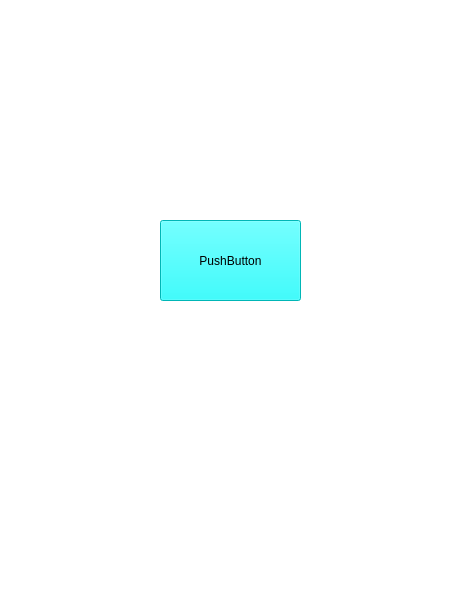
<?xml version="1.0" encoding="UTF-8"?>
<ui version="4.0">
 <class>MainWindow</class>
 <widget class="QMainWindow" name="MainWindow">
  <property name="geometry">
   <rect>
    <x>0</x>
    <y>0</y>
    <width>458</width>
    <height>600</height>
   </rect>
  </property>
  <property name="windowTitle">
   <string>MainWindow</string>
  </property>
  <property name="styleSheet">
   <string notr="true">QWidget{background-color:rgb(255, 255, 255)}</string>
  </property>
  <widget class="QWidget" name="centralwidget">
   <widget class="QPushButton" name="pushButton">
    <property name="geometry">
     <rect>
      <x>160</x>
      <y>220</y>
      <width>141</width>
      <height>81</height>
     </rect>
    </property>
    <property name="styleSheet">
     <string notr="true">QPushButton{background-color:rgb(0, 255, 255)}</string>
    </property>
    <property name="text">
     <string>PushButton</string>
    </property>
   </widget>
  </widget>
  <widget class="QMenuBar" name="menubar">
   <property name="geometry">
    <rect>
     <x>0</x>
     <y>0</y>
     <width>458</width>
     <height>21</height>
    </rect>
   </property>
  </widget>
  <widget class="QStatusBar" name="statusbar"/>
 </widget>
 <resources/>
 <connections/>
</ui>
